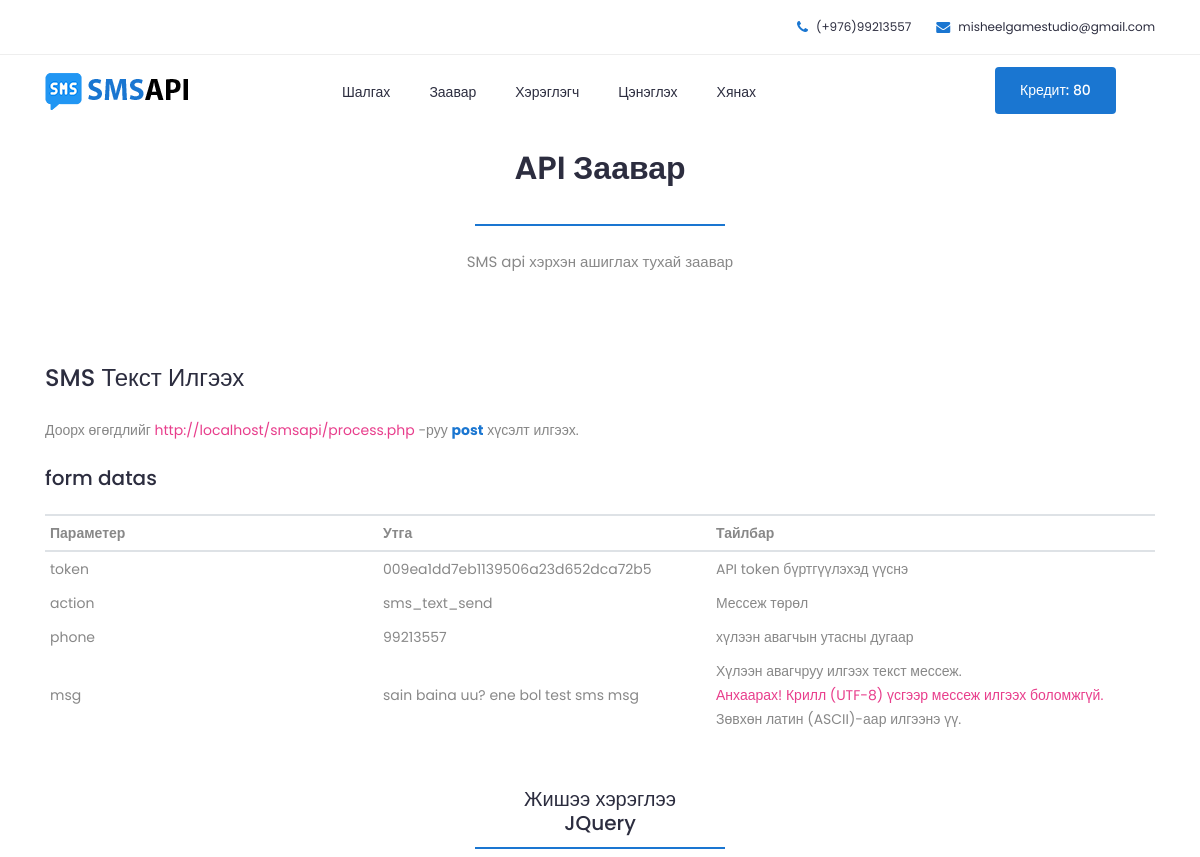
Page / (signed in, upper part) on the earlier database version.
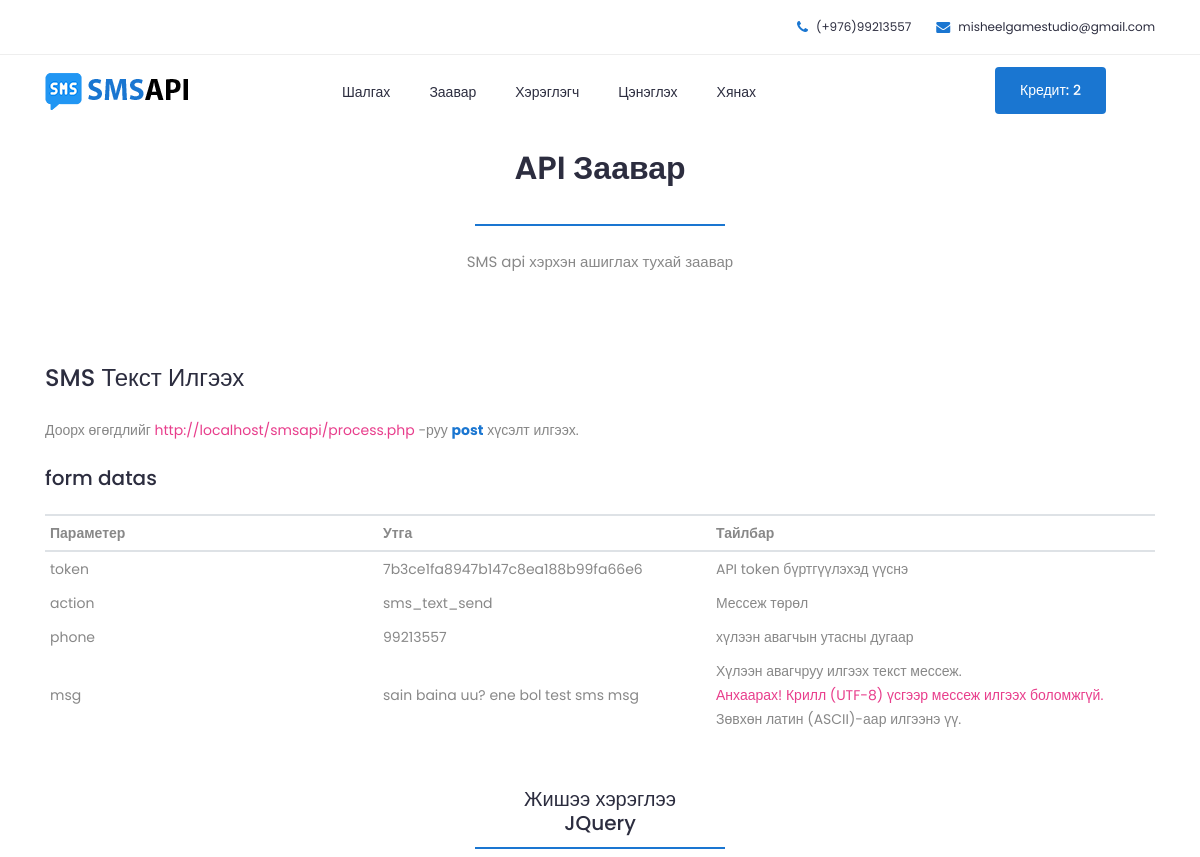
Same page on the later database version.
### tables this page shows
CREATE TABLE `apikey` (
  `id` int UNSIGNED NOT NULL,
  `userID` int UNSIGNED NOT NULL,
  `title` varchar(128) DEFAULT NULL,
  `token` varchar(200) NOT NULL,
  `credit` int UNSIGNED NOT NULL
);

### index.php (the view, shortened to what the changed rows need)
<?php
include "mysql_config.php";
				?>
<!doctype html>
<html>
    <head>
		<link rel="stylesheet" href="css/bootstrap.min.css">
		<link rel="stylesheet" href="css/nice-select.css">
        <link rel="stylesheet" href="css/font-awesome.min.css">
        <link rel="stylesheet" href="css/icofont.css">
		<link rel="stylesheet" href="css/slicknav.min.css">
        <link rel="stylesheet" href="css/owl-carousel.css">
		<link rel="stylesheet" href="css/datepicker.css">
        <link rel="stylesheet" href="css/animate.min.css">
        <link rel="stylesheet" href="css/magnific-popup.css">
        <link rel="stylesheet" href="css/normalize.css">
        <link rel="stylesheet" href="style.css">
        <link rel="stylesheet" href="css/responsive.css">
    </head>
    <body>
		<header class="header" >
			<div class="header-inner">
				<div class="container">
					<div class="inner">
						<div class="row">
							<?php
							if(isset($_COOKIE["userID"])){
								$query = "SELECT credit FROM apikey WHERE userID=".$_COOKIE["userID"];
								$result = $conn->query($query);
								$row = mysqli_fetch_array($result);
								?>
								<div class="col-lg-2 col-12">
									<div class="get-quote">
										<a href="./?page=profile.php" class="btn">Кредит: <?php echo $row["credit"]; ?></a>
									</div>
								</div>
								<?php
							}
							?>
						</div>
					</div>
				</div>
			</div>
		</header>
        <?php
		if(isset($_GET["page"])){
			include $_GET["page"];
		}
		else {
			include "instructions.php";
		}
		?>
    </body>
</html>

### instructions.php (shortened to what the changed rows need)
<?php
include "mysql_config.php";
if(isset($_COOKIE["userID"])){
	$query = "SELECT * FROM user LEFT JOIN apikey ON user.id=apikey.userID WHERE user.id=".$_COOKIE["userID"];
	$result = $conn->query($query);
	$row = mysqli_fetch_array($result);
}
?>
<section class="services home" style="padding-top:20px; padding-bottom:20px">
	<div class="container">
		<div class="row">
			<div class="col-lg-12">
				<div class="section-title">
					<h2>API заавар</h2>
				</div>
			</div>
		</div>
		<div class="row">
			<div class="single-service" style="padding-left:15px; padding-right:15px">
				<br/>
				<h5>form datas</h5><br/>
				<table class="instruction">
					<tr>
						<th width="30%">Параметер</th>
						<th width="30%">Утга</th>
						<th width="40%">Тайлбар</th>
					</tr>
					<tr>
						<td>token</td>
						<td><?php
							if(isset($_COOKIE["userID"])){
								echo $row["token"];
							}
							else {
								?>
								640a9e663331********************
								<?php
							}
							?></td>
						<td>API token бүртгүүлэхэд үүснэ</td>
					</tr>
				</table>
			</div>
		</div>
	</div>
</section>

Differences in the rows shown:
changed apikey: credit "80" → "2"; token "009ea1dd7eb1139506a23d652dca72b5" → "7b3ce1fa8947b147c8ea188b99fa66e6"
